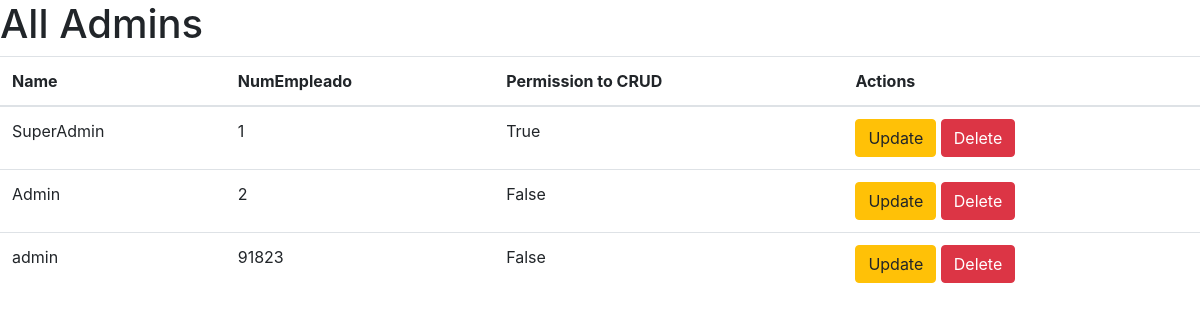
The app's page /show_admin, older data.
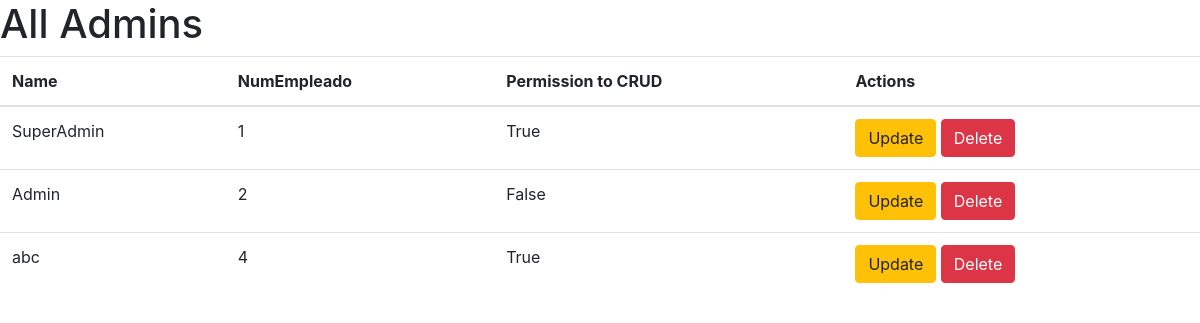
The same page, newer data.
### app_products/models.py (models this page shows)
class Admins(models.Model):
    name = models.CharField(max_length=100)
    permissions = models.BooleanField(default=False)
    num_employee = models.IntegerField()
    password = models.CharField(max_length=50)

### app_products/views.py (the view)
# urls.py: path('show_admin',views.show_admin, name="getAllAdmin" ),
def show_admin(request):
    admins = Admins.objects.all()
    for admin in admins:
        print(admin.password)
    return render(request, 'admin/get_admin.html', {'admins':admins})

### app_products/templates/admin/get_admin.html (shortened to what this page needs)
{% extends 'basetemplate.html' %}
{% block title_body %}
    <h1>All Admins</h1>
{% endblock title_body %}
{% block data_body %}
<table class="table">
  <thead>
    <tr>
      <th scope="col">Name </th>
      <th scope="col">NumEmpleado</th>
      <th scope="col">Permission to CRUD</th>
      <th scope="col">Actions</th>
    </tr>
  </thead>
  <tbody>
    {% for admin in admins %}
        <tr>
            <td>{{admin.name}}</td>
            <td>{{admin.num_employee}}</td>
            <td>{{admin.permissions}}</td>
            <td>
              <a href="/update_admin/{{admin.id}}" class="btn btn-warning">Update</a>
              <a href="/delete_admin/{{admin.id}}" class="btn btn-danger">Delete</a>
            </td>
        </tr>
    {% endfor %}
  </tbody>
</table>
{% endblock data_body %}

Row changes from the older to the newer data that the page shows:
removed Admins: name "admin", num_employee "91823", permissions "False"
added Admins: name "abc", num_employee "4", permissions "True"
